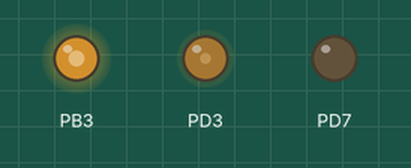
Recording of a program running on a simulated ATmega328P, built with avr-gcc and emulated at 16 MHz. Parts: output pins drawn as LEDs (lit = HIGH). At 1.0 s the program stops and its outputs stay as they are.

Above: at 1.1 s.
Timing chart, 0 to 2.5 s (numbered marks = the images above):
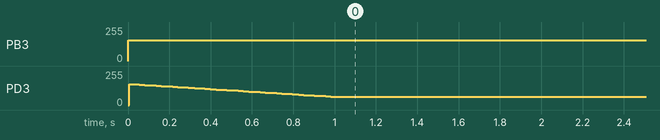

Measured:
- by itself, PB3: 0/255 → 154/255 at 0.00 s

The program:

ActuatorAndCamera.c
```c
/*
 * ActuatorAndCamera.c
 *
 * Created: 4/7/2014 6:04:37 PM
 *  Author: Carlos Patiño
 *
 * This code produces an PWM output signal from Pin 3 of the Arduino Uno.
 * The PWM duty-cycle is first set at a user-defined maximum value, and is progressively decreased
 * up to a user-defined minimum value. The speed at which this ramp-down occurs can be adjusted.
 *
 * Once the duty-cycle ramp-down is completed, this code will produce a single square wave pulse
 * from Pin 7, which provides a trigger signal to a camera. The camera is triggered on detection
 * of the falling edge of a square wave pulse (also called a TTL signal).
 *
 * Unless specified otherwise, duty-cycle is always expressed as a percentage and not as a fraction.
 *
 * List of user-defined inputs:
 *		MAX_DUTYCYCLE
 *		MIN_DUTYCYCLE
 *		NUM_DUTYCYCLES
 *		DELAY
 *
 * Note that the linear solenoid being driven is an intermittent-duty model with a maximum "on" time of
 * 1 minute. Nominal duty cycle is 25%, presumably meaning that for every minute that the solenoid is
 * fully "on", it must be 3 minutes fully "off". However, if the "on" and "off" cycle is fast enough
 * (currently set at ~1000 Hz) and the total time interval through which the solenoid is being powered
 * is not excessive, duty cycles up to 100% can be safely applied to the solenoid.
 */

#define F_CPU ((unsigned long) 16000000) // Define CPU frequency as 16MHz.
#include <avr/io.h> // Include basic AVR input/output functions.
#include <avr/interrupt.h> // Include package for interrupts
#include <util/delay.h> // Include delay package to use _delay_ms() function.

#include "serial.h" // Include ability to print to serial terminal.

#include <stdlib.h> // Include package that defines several general functions.
#include <assert.h> // Include assert() function to catch user-defined input errors.

// Define maximum and minimum duty cycles to be applied. Must be an integer.
#define MAX_DUTYCYCLE 63
#define MIN_DUTYCYCLE 25

/* Define number of distinct duty cycles to be applied. The duty cycle will be decreased progressively
from MAX_DUTYCYCLE to MIN_DUTYCYCLE this many steps. Must be declared as an integer.
NUM_DUTYCYCLES >= 2 */
#define NUM_DUTYCYCLES 200

/* Define, in milliseconds (ms), how much to delay each successive decrease of the Pin 3 output duty cycle.
A higher value indicates a greater delay in between each duty cycle decrease, and thus a longer time
to reach MIN_DUTYCYCLE. */
#define DELAY 5

// Include method to set up PWM output from Pin 3
void initPWM(void);

// Include method to set the specific duty cycle for Pin 3 output
void setDutyCycle(int);

int main(void)
{
	// Initialize serial communication (for printing to serial terminal). Used for testing.
	init_uart();

	/*
	Initialize the pins, timers, and registers necessary to run a Pulse-Width Modulated (PWM) output
	from Pin 3.
	*/
	initPWM();

	/*
	Initialize an array of duty cycles which will be sequentially set as the duty cycle of the
	Pin 3 output. The 1st element of dutyCycleArray is maxDutyCycle. The last element of dutyCycleArray
	is minDutyCycle. Each element of dutyCycleArray in between its first and last element are equally
	spaced apart.
	NOTE: To avoid using values of type double or float, and still maintain a greater number of significant
	figures, all elements of dutyCycleArray will be multiplied by 100.
	*/
	// Initialize array. All elements default to 0.
	int dutyCycleArray[NUM_DUTYCYCLES];

	// Set first element of dutyCycleArray to MAX_DUTYCYCLE.
	// Reminder: All elements in dutyCycleArray are multiplied by 100 to avoid using values of type double.
	dutyCycleArray[0] =  MAX_DUTYCYCLE*100;

	// Set the difference between each element of dutyCycleArray
	int diff= ((MAX_DUTYCYCLE*100) - (MIN_DUTYCYCLE*100))/(NUM_DUTYCYCLES - 1);

	// Initialize each element of dutyCycleArray separately.
	for (int i= 1; i < NUM_DUTYCYCLES; i++)	{
		dutyCycleArray[i]= (dutyCycleArray[i-1] - diff);
	}

	// Initially, set Pin 3 output duty cycle to maxDutyCycle (for maximum spring compression)
	setDutyCycle(MAX_DUTYCYCLE);

	// isDutyCycleMax is true when the duty cycle of Pin 3 is at maxDutyCycle, and false otherwise.
	int isDutyCycleMax= 1;

    while(1)
    {
		/* Check if the Pin 3 output duty cycle is high. If true, progressively
		lower the duty cycle of Pin 3 from its maxDutyCycle to minDutyCycle */
		if (isDutyCycleMax) {

			// Update isDutyCycleHigh to reflect that Pin 3 output duty cycle will be decreased.
			isDutyCycleMax= 0;

			/* Set each element of dutyCycleArray as the duty cycle of Pin 3 output.
			The speed at which the duty cycle of Pin 3 is decreased is determined by the
			time delay in between each loop iteration, as defined by the user in DELAY. */
			for (int j = 0; j < NUM_DUTYCYCLES; j++) {

				/* All elements in dutyCycleArray were multiplied by 100 to avoid using values of type double.
				These elements are then divided by 100 and cast explicitly to type integer so that the input to
				setDutyCycle() is a duty cycle expressed as a percentage between 0 and 100 */
				setDutyCycle((int) dutyCycleArray[j]/100);
				_delay_ms(DELAY);

				/* Printing statements for testing purposes. */
				// printf("The current duty cycle is %d\n", (int) dutyCycleArray[j]/100);
				// _delay_ms(15);
				//printf("The current output register value is %d\n", OCR2B);
				//_delay_ms(15);
			}

			/* Provide a low TTL pulse (a square wave between 0-5V) to the camera to trigger it. */
			DDRD |= (1<<PIND7); // Pin 7 (PD7) is output
			PORTD |= (1<<PIND7); // Set Pin 7 to high.
			_delay_us(50); // Maintain Pin 7 at high for 50 microseconds.
			PORTD &= ~(1<<PIND7); // Set Pin 7 to low.

		}

		/* Printing statement for testing purposes. */
		// printf("The current output register value is %d\n", OCR2B);
		// _delay_ms(1000);

    }
}

/*
* Initializes the pins, timers, and registers necessary to run a Pulse-Width Modulated (PWM)
* signal from Pin 3 of the Arduino Uno.
* Note that the actual duty cycle of the output from Pin 3 is NOT set in initPWM().
* The duty cycle of Pin 3 output is set in method setDutyCycle().
*/
void initPWM(void)
{
	/*
	The ATmega328P (the microcontroller on the Arduino Uno) has three timers known as Timer 0, Timer 1,
	and Timer 2. Each timer has two output compare registers that control the PWM width for the timer's
	two outputs: when the timer reaches the compare register value, the corresponding output is toggled.

	The timer can either run from 0 to 255, or from 0 to a fixed value.
	The 16-bit Timer 1 has additional modes to supports timer values up to 16 bits.
	Only Timer 2 will be used here, so the timer will take a value from 0 to 255 only.

	The Timer/Counter Control Registers TCCRnA and TCCRnB hold the main control bits for the timer.
	The character 'n' in the abbreviation for these registers stands for either 0, 1, or 2, depending
	on whether Timer 0, 1, or 2 is being used, respectively. These registers hold several groups of bits:

	- Waveform Generation Mode bits (WGM): these control the overall mode of the timer.
		(These bits are split between TCCRnA and TCCRnB.)
	- Clock Select bits (CS): these control the clock prescaler
	- Compare Match Output A Mode bits (COMnA): these enable/disable/invert output A
	- Compare Match Output B Mode bits (COMnB): these enable/disable/invert output B

	The Output Compare Registers OCRnA and OCRnB set the levels at which outputs A and B will be affected.

	The main PWM modes are "Fast PWM" and "Phase-correct PWM". This code will use Fast PWM, as it is the simplest.
	Note that in Fast PWM, both of the outputs have the same frequency.
	*/

	// Set pins 3 and 11 (Timer 2) as output
	DDRD |= (1<<PIND3); // Pin 3 (PD3) is output
	DDRB |= (1<<PINB3); // Pin 11 (PB3) is output (note: PIN 11 is not being used to control solenoid. Only Pin 3 is used).

	// Clear the timer control register for Timer 2 (probably not necessary, should be default 0 anyway).
	TCCR2A= 0;
	TCCR2B= 0;

	// Set WGM bits on TCCR2A to 11 to select fast PWM.
	TCCR2A |= (1<<WGM21)|(1<<WGM20);

	// Set the COM2A bits and COM2B bits to 10 to provide non-inverted PWM for outputs A and B.
	TCCR2A |= (1<<COM2A1)|(1<<COM2B1);

	/* Set the CS bits to 100 to set the prescaler to divide the clock by 64.
	For prescaler of 64, the output frequency is 16 MHz / 64 / 256 = 976.5625Hz */
	TCCR2B |= (1<<CS22);

}

/*
* Sets the duty cycle of the output from Pin 3.
* Input dutyCycle is the user-desired duty cycle as a percentage.
* Precondition: 0 <= dutyCycle <= 100.
*/
void setDutyCycle(int dutyCycle) {

	// Verify precondition.
	assert(0 <= dutyCycle);
	assert(dutyCycle <= 100);

	/*
	Convert function input dutyCycle into the register value to pass onto the Output Compare Register in
	order to achieve the desired duty cycle output. A particular register value indicates a particular duty
	cycle by the formula below:
	([register value] + 1) / 256 = duty cycle (as a fraction)
	*/
	int registerValue = (dutyCycle*256/100) - 1;

	// Set the Output Compare Registers for Timer 2 to set the desired duty cycle for each output.
	// Note that only Pin 3 is used to control solenoid. Pin 11 is set here only as an example.
	OCR2A = 154; // Output A (Pin 11) has a duty cycle of (154+1)/256 = 60.54%
	OCR2B = registerValue; // Output B (Pin 3) has a duty cycle of (registerValue+1)/256.

}
```

serial.h
```c
#ifndef SERIAL_H							// This is to prevent this file from being included more than once in the project
#define SERIAL_H

#include <stdio.h>

static int put_char(char c, FILE *stream);
static FILE uart_str = FDEV_SETUP_STREAM(put_char, NULL, _FDEV_SETUP_WRITE);

// Transmit one character
static int put_char(char c, FILE *stream) {
	loop_until_bit_is_set(UCSR0A, UDRE0);	// wait for data register (UDR0) to clear
	UDR0 = c;								//send the character
	return 0;
}

// Initialization of the UART. See data sheet to understand these settings.
void init_uart(void) { 						// 8 bit, 1 stop bit, no parity
	UCSR0B=_BV(TXEN0);						// Enable transmit
	UBRR0L = 51;							// scale from 16 MHz main clock to 19200 baud rate.
	UBRR0H = 0;
	stdout = &uart_str; 					//set the output stream
}

#endif // SERIAL_H
```
